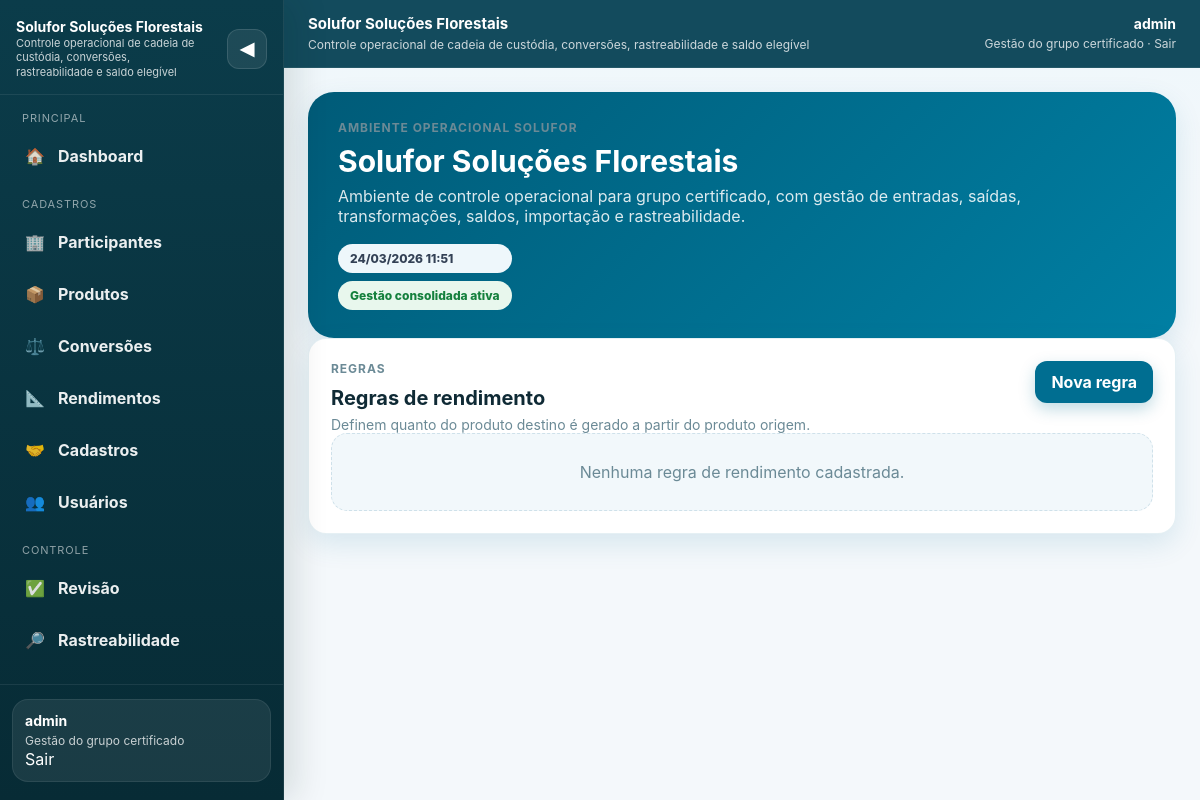
/catalog/transformation-rules/ (signed in), run on an earlier commit of the app's database.
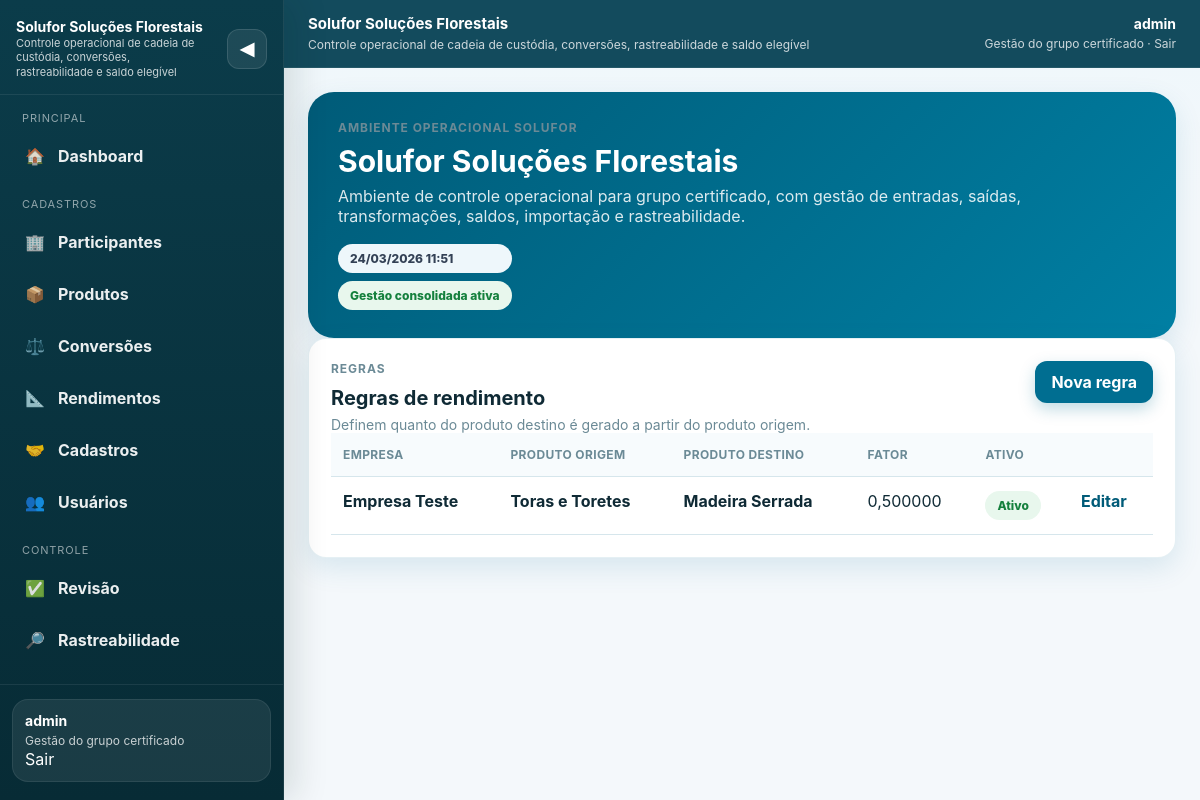
And on a later commit of the database.
### catalog/models.py (models this page shows, shortened)
class ProductTransformationRule(models.Model):
    participant = models.ForeignKey(
        'participants.Participant',
        on_delete=models.CASCADE,
        related_name='transformation_rules',
        verbose_name='Participante',
        null=True,
        blank=True,
        help_text='Deixe em branco para usar como regra geral. Regras específicas do participante têm prioridade.',
    )
    source_product = models.ForeignKey(Product, on_delete=models.CASCADE, related_name='transformation_rules_out')
    target_product = models.ForeignKey(Product, on_delete=models.CASCADE, related_name='transformation_rules_in')
    yield_factor = models.DecimalField('Fator de rendimento', max_digits=14, decimal_places=6, help_text='Quantidade do produto destino gerada a partir de 1 unidade base do produto origem.')
    notes = models.CharField('Observações', max_length=255, blank=True)
    active = models.BooleanField('Ativo', default=True)
    class Meta:
        ordering = ['participant__trade_name', 'participant__legal_name', 'source_product__name', 'target_product__name']
        verbose_name = 'Regra de transformação'
        verbose_name_plural = 'Regras de transformação'
        unique_together = ('participant', 'source_product', 'target_product')

class Product(models.Model):
    UNIT_CHOICES = [
        ('m3', 'm³'),
        ('kg', 'kg'),
        ('t', 't'),
        ('un', 'un'),
    ]
    name = models.CharField('Produto', max_length=255)
    category = models.CharField('Categoria', max_length=100, blank=True)
    unit = models.CharField('Unidade', max_length=10, choices=UNIT_CHOICES)
    fsc_applicable = models.BooleanField('Aplica FSC', default=True)
    default_claim = models.CharField('Declaração padrão', max_length=100, blank=True)
    active = models.BooleanField('Ativo', default=True)
    class Meta:
        ordering = ['name']
    def __str__(self):
        return self.name

### participants/models.py (models this page shows)
class Participant(models.Model):
    STATUS_CHOICES = [
        ('active', 'Ativo'),
        ('inactive', 'Inativo'),
        ('suspended', 'Suspenso'),
    ]
    organization = models.ForeignKey(
        Organization,
        on_delete=models.PROTECT,
        null=True,
        blank=True,
        related_name='participants',
        verbose_name='Ambiente',
    )
    legal_name = models.CharField('Razão social', max_length=255)
    trade_name = models.CharField('Nome fantasia', max_length=255, blank=True)
    cnpj = models.CharField('CNPJ', max_length=18, unique=True)
    contact_name = models.CharField('Responsável', max_length=255, blank=True)
    contact_email = models.EmailField('E-mail', blank=True)
    contact_phone = models.CharField('Telefone', max_length=30, blank=True)
    status = models.CharField(max_length=20, choices=STATUS_CHOICES, default='active')
    created_at = models.DateTimeField(auto_now_add=True)
    updated_at = models.DateTimeField(auto_now=True)
    class Meta:
        ordering = ['trade_name', 'legal_name']
    def __str__(self):
        return self.trade_name or self.legal_name

### catalog/views.py (the view)
# urls.py: path('transformation-rules/', TransformationRuleListView.as_view(), name='transformation_rule_list'),
class TransformationRuleListView(ManagerRequiredMixin, ListView):
    model = ProductTransformationRule
    template_name = 'catalog/transformation_rule_list.html'
    context_object_name = 'rules'
    queryset = ProductTransformationRule.objects.select_related('participant', 'source_product', 'target_product').order_by('participant__trade_name', 'participant__legal_name', 'source_product__name', 'target_product__name')

### accounts/models.py (called while the page is built)
    @property
    def is_manager(self):
        return self.role == 'manager' or self.is_superuser

    @property
    def is_auditor(self):
        return self.role == 'auditor'

    @property
    def is_participant_user(self):
        return self.role == 'participant'

### catalog/views.py (called while the page is built)
    def test_func(self):
        return self.request.user.is_manager

### templates/catalog/transformation_rule_list.html
{% extends "base.html" %}
{% block content %}
<div class="card"><div class="listing-head"><div><div class="kicker">Regras</div><h2 class="card-title">Regras de rendimento</h2><p class="card-subtitle">Definem quanto do produto destino é gerado a partir do produto origem.</p></div><a class="btn" href="/catalog/transformation-rules/new/">Nova regra</a></div>
{% if rules %}<div class="table-wrap"><table><tr><th>Empresa</th><th>Produto origem</th><th>Produto destino</th><th>Fator</th><th>Ativo</th><th></th></tr>{% for item in rules %}<tr><td><strong>{{ item.participant|default:'Regra geral' }}</strong></td><td><strong>{{ item.source_product }}</strong></td><td><strong>{{ item.target_product }}</strong></td><td>{{ item.yield_factor }}</td><td>{% if item.active %}<span class="badge success">Ativo</span>{% else %}<span class="badge danger">Inativo</span>{% endif %}</td><td><a class="inline-link" href="/catalog/transformation-rules/{{ item.id }}/edit/">Editar</a></td></tr>{% empty %}<tr><td colspan="6" class="muted">Sem regras cadastradas.</td></tr>{% endfor %}</table></div>{% else %}<div class="empty-state">Nenhuma regra de rendimento cadastrada.</div>{% endif %}
</div>
{% endblock %}

What changed in the data, as far as the page shows it:
added ProductTransformationRule: participant "Empresa Teste", source_product "Toras e Toretes", target_product "Madeira Serrada", yield_factor "0,500000", active "Ativo"
Also different on the page:
text no longer shown: "Nenhuma regra de rendimento cadastrada."
text now shown: "EMPRESA PRODUTO ORIGEM PRODUTO DESTINO FATOR ATIVO"
